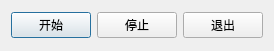
<?xml version="1.0" encoding="UTF-8"?>
<ui version="4.0">
 <class>ThreadDialog</class>
 <widget class="QDialog" name="ThreadDialog">
  <property name="geometry">
   <rect>
    <x>0</x>
    <y>0</y>
    <width>272</width>
    <height>51</height>
   </rect>
  </property>
  <property name="windowTitle">
   <string>ThreadDialog</string>
  </property>
  <layout class="QHBoxLayout" name="horizontalLayout_2">
   <item>
    <layout class="QHBoxLayout" name="horizontalLayout">
     <item>
      <widget class="QPushButton" name="StartButton">
       <property name="text">
        <string>开始</string>
       </property>
      </widget>
     </item>
     <item>
      <widget class="QPushButton" name="StopButton">
       <property name="text">
        <string>停止</string>
       </property>
      </widget>
     </item>
     <item>
      <widget class="QPushButton" name="QuitButton">
       <property name="text">
        <string>退出</string>
       </property>
      </widget>
     </item>
    </layout>
   </item>
  </layout>
 </widget>
 <layoutdefault spacing="6" margin="11"/>
 <resources/>
 <connections/>
</ui>
